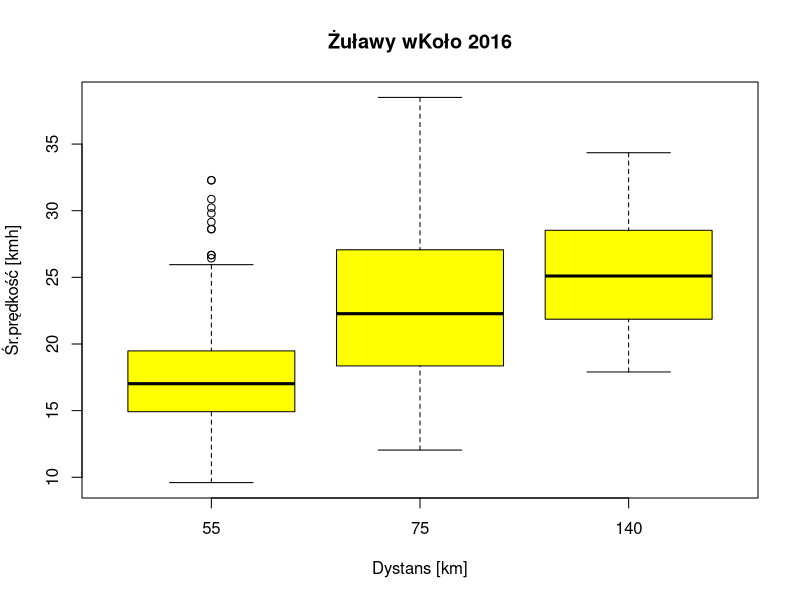
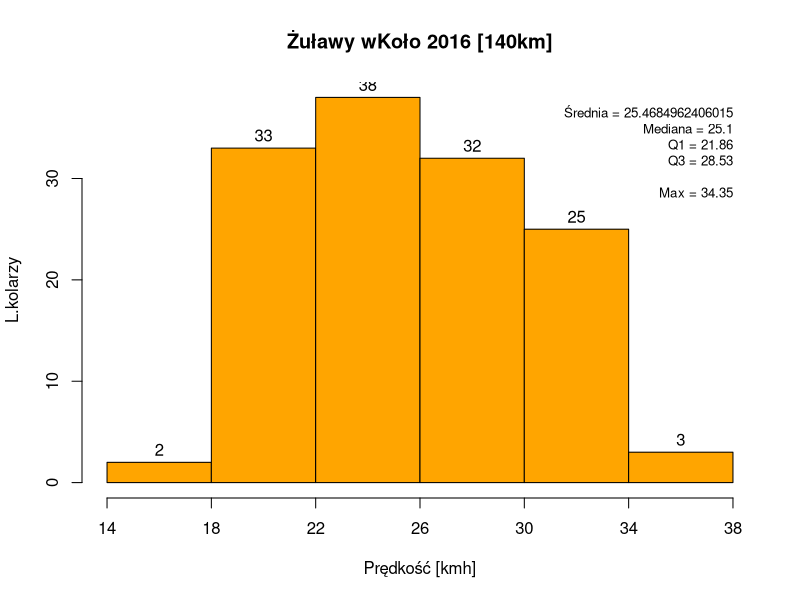

These figures' R source, in order:
#
co <- "Żuławy wKoło 2016"
#
z <- read.csv("wyniki_zulawy_2016_C.csv", sep = ';',  header=T, na.string="NA", dec=",");

aggregate (z$meanv, list(Numer = z$dist), fivenum)

boxplot (meanv ~ dist, z, xlab = "Dystans [km]",
    ylab = "Śr.prędkość [kmh]", col = "yellow", main=co )

## tylko dystans 140
z140 <- subset (z, ( dist == 140 ));

## statystyki zbiorcze
s140 <- summary(z140$meanv)
names(s140)

summary_label <- paste (sep='', "Średnia = ", s140[["Mean"]], 
  "\nMediana = ", s140[["Median"]],
  "\nQ1 = ", s140[["1st Qu."]],  "\nQ3 = ", s140[["3rd Qu."]],
  "\n\nMax = ", s140[["Max."]] )
# drukuje wartości kolumny meanv
# z140$meanv
# drukuje wartości statystyk zbiorczych
s140

# wykres słupkowy
h <- hist(z140$meanv, breaks=c(14,18,22,26,30,34,38), freq=TRUE, 
   col="orange", 
   main=paste (co, "[140km]"), # tytuł
   xlab="Prędkość [kmh]",ylab="L.kolarzy", labels=T, xaxt='n' )
# xaxt usuwa domyślną oś 
# axis definiuje lepiej oś OX
axis(side=1, at=c(14,18,22,26,30,34,38))
text(38, 37, summary_label, cex = .8, adj=c(1,1) )

# Drukuj liczebności (zbędne bo drukowane w polu wykresu)
#h$counts
